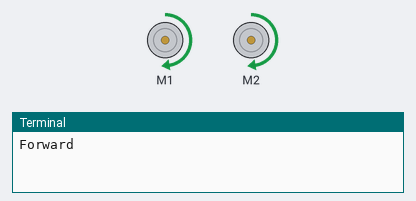
Bench run of a program on a simulated Raspberry Pi (BCM pin numbers). Shown: 2 × DC motor (green arrow = forward, orange = backward, longer = faster), the last lines printed to the terminal. Motors are numbered in the order the program creates them (left before right in a Robot). At 40.0 s the program stops and its outputs stay as they are.

Above: at 1.0 s.
At 3.0 s:
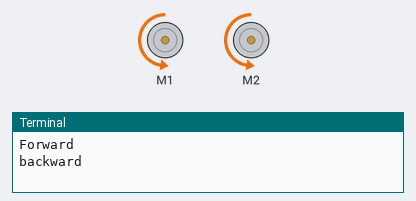
Timing chart, 0 to 5.2 s (numbered marks = the images above):
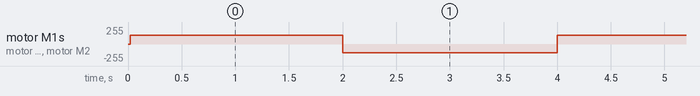

The program:

Move.py
```python
#!/usr/bin/env/python3
# File name   : Move.py
# Website     : www.Adeept.com
# Author      : Adeept
# Date        : 2025/03/25
import time
from gpiozero import Motor, OutputDevice

Motor_A_EN    = 4
Motor_B_EN    = 17

Motor_A_Pin1  = 26
Motor_A_Pin2  = 21
Motor_B_Pin1  = 27
Motor_B_Pin2  = 18


motor_left = Motor(forward=Motor_B_Pin2, backward=Motor_B_Pin1, enable=Motor_B_EN)
motor_right = Motor(forward=Motor_A_Pin2, backward=Motor_A_Pin1, enable=Motor_A_EN)

def motorStop():#Motor stops
    motor_left.stop()
    motor_right.stop()


def setup():#Motor initialization
    pass


def move(speed, direction, turn, radius=0.6):   # 0 < radius <= 1
    speed = speed / 100
    if direction == 'forward':
        if turn == 'right':
            motor_left.backward(speed * radius)
            motor_right.forward(speed)
        elif turn == 'left':
            motor_left.forward(speed)
            motor_right.backward(speed * radius)
        else:
            motor_left.forward(speed)
            motor_right.forward(speed)
    elif direction == 'backward':
        if turn == 'right':
            motor_left.forward(speed * radius)
            motor_right.backward(speed)
        elif turn == 'left':
            motor_left.backward(speed)
            motor_right.forward(speed * radius)
        else:
            motor_left.backward(speed)
            motor_right.backward(speed)
    elif direction == 'no':
        if turn == 'right':
            motor_left.backward(speed)
            motor_right.forward(speed)
        elif turn == 'left':
            motor_left.forward(speed)
            motor_right.backward(speed)
        else:
            motorStop()
    else:
        pass


def destroy():
    motorStop()

def video_Tracking_Move(speed, direction):   # 0 < radius <= 1
    #speed:0~100. direction:1/-1.
    if speed == 0:
        motorStop() #all motor stop.
    else:
        if direction == 1: 			# forward
            move(speed, 'forward', 'no', 0.5)

        elif direction == -1: 		# backward
            move.move(speed, 'backward', 'no', 0.5)

if __name__ == '__main__':
    try:
        speed_set = 50
        setup()
        for i in range(10):
            move(speed_set, 'forward', 'no', 0.8)
            print("Forward")
            time.sleep(2)
            move(speed_set, 'backward', 'no', 0.8)
            print("backward")
            time.sleep(2)

        destroy()
    except KeyboardInterrupt:
        destroy()
```

Measured:
- by itself, motor M1, motor M2: repeats every 4.0 s: backward 128/255 2.0 s, forward 128/255 2.0 s
